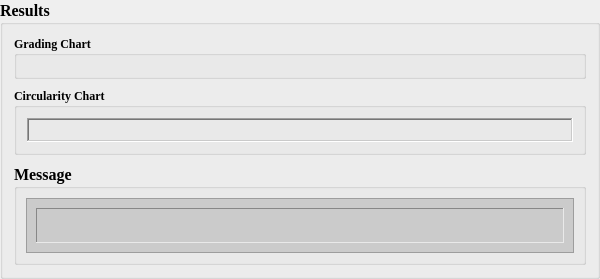
                     <widget class="QGroupBox" name="groupBox_3">
                      <property name="sizePolicy">
                       <sizepolicy hsizetype="Expanding" vsizetype="Expanding">
                        <horstretch>0</horstretch>
                        <verstretch>0</verstretch>
                       </sizepolicy>
                      </property>
                      <property name="minimumSize">
                       <size>
                        <width>600</width>
                        <height>0</height>
                       </size>
                      </property>
                      <property name="maximumSize">
                       <size>
                        <width>16777215</width>
                        <height>16777215</height>
                       </size>
                      </property>
                      <property name="font">
                       <font>
                        <family>Times New Roman</family>
                        <pointsize>12</pointsize>
                        <weight>75</weight>
                        <bold>true</bold>
                       </font>
                      </property>
                      <property name="toolTip">
                       <string>Results</string>
                      </property>
                      <property name="title">
                       <string>Results</string>
                      </property>
                      <layout class="QVBoxLayout" name="verticalLayout_4">
                       <property name="spacing">
                        <number>9</number>
                       </property>
                       <item>
                        <widget class="QGroupBox" name="groupBox_4">
                         <property name="minimumSize">
                          <size>
                           <width>0</width>
                           <height>0</height>
                          </size>
                         </property>
                         <property name="font">
                          <font>
                           <family>Times New Roman</family>
                           <pointsize>9</pointsize>
                           <weight>75</weight>
                           <bold>true</bold>
                          </font>
                         </property>
                         <property name="title">
                          <string>Grading Chart</string>
                         </property>
                         <layout class="QVBoxLayout" name="verticalLayout_15">
                          <property name="spacing">
                           <number>5</number>
                          </property>
                          <property name="leftMargin">
                           <number>10</number>
                          </property>
                          <property name="topMargin">
                           <number>10</number>
                          </property>
                          <property name="rightMargin">
                           <number>10</number>
                          </property>
                          <property name="bottomMargin">
                           <number>10</number>
                          </property>
                          <item>
                           <widget class="QFrame" name="grad_chart_fram">
                            <property name="minimumSize">
                             <size>
                              <width>0</width>
                              <height>0</height>
                             </size>
                            </property>
                            <property name="font">
                             <font>
                              <family>Times New Roman</family>
                             </font>
                            </property>
                            <property name="toolTip">
                             <string>Grading Chart</string>
                            </property>
                            <property name="locale">
                             <locale language="English" country="UnitedStates"/>
                            </property>
                            <property name="frameShape">
                             <enum>QFrame::WinPanel</enum>
                            </property>
                            <property name="frameShadow">
                             <enum>QFrame::Sunken</enum>
                            </property>
                           </widget>
                          </item>
                         </layout>
                        </widget>
                       </item>
                       <item>
                        <layout class="QHBoxLayout" name="horizontalLayout_grading_percentages"/>
                       </item>
                       <item>
                        <widget class="QGroupBox" name="groupBox_6">
                         <property name="minimumSize">
                          <size>
                           <width>0</width>
                           <height>0</height>
                          </size>
                         </property>
                         <property name="font">
                          <font>
                           <family>Times New Roman</family>
                           <pointsize>9</pointsize>
                           <weight>75</weight>
                           <bold>true</bold>
                          </font>
                         </property>
                         <property name="title">
                          <string>Circularity Chart</string>
                         </property>
                         <layout class="QHBoxLayout" name="horizontalLayout_10">
                          <property name="spacing">
                           <number>5</number>
                          </property>
                          <property name="leftMargin">
                           <number>10</number>
                          </property>
                          <property name="topMargin">
                           <number>10</number>
                          </property>
                          <property name="rightMargin">
                           <number>10</number>
                          </property>
                          <property name="bottomMargin">
                           <number>10</number>
                          </property>
                          <item>
                           <widget class="QFrame" name="circle_chart_fram">
                            <property name="minimumSize">
                             <size>
                              <width>0</width>
                              <height>0</height>
                             </size>
                            </property>
                            <property name="font">
                             <font>
                              <family>Times New Roman</family>
                             </font>
                            </property>
                            <property name="toolTip">
                             <string>Circularity Chart</string>
                            </property>
                            <property name="locale">
                             <locale language="English" country="UnitedStates"/>
                            </property>
                            <property name="frameShape">
                             <enum>QFrame::WinPanel</enum>
                            </property>
                            <property name="frameShadow">
                             <enum>QFrame::Sunken</enum>
                            </property>
                            <layout class="QVBoxLayout" name="verticalLayout_16">
                             <property name="spacing">
                              <number>10</number>
                             </property>
                             <property name="leftMargin">
                              <number>10</number>
                             </property>
                             <property name="topMargin">
                              <number>10</number>
                             </property>
                             <property name="rightMargin">
                              <number>10</number>
                             </property>
                             <property name="bottomMargin">
                              <number>10</number>
                             </property>
                            </layout>
                           </widget>
                          </item>
                         </layout>
                        </widget>
                       </item>
                       <item>
                        <layout class="QHBoxLayout" name="horizontalLayout_cicularity_percentages"/>
                       </item>
                       <item>
                        <widget class="QGroupBox" name="groupBox_8">
                         <property name="minimumSize">
                          <size>
                           <width>0</width>
                           <height>0</height>
                          </size>
                         </property>
                         <property name="font">
                          <font>
                           <family>Times New Roman</family>
                           <pointsize>12</pointsize>
                           <weight>75</weight>
                           <bold>true</bold>
                          </font>
                         </property>
                         <property name="title">
                          <string>Message</string>
                         </property>
                         <layout class="QVBoxLayout" name="verticalLayout_6">
                          <item>
                           <widget class="QFrame" name="frame_9">
                            <property name="styleSheet">
                             <string notr="true"> background: #CBCBCB;</string>
                            </property>
                            <property name="frameShape">
                             <enum>QFrame::StyledPanel</enum>
                            </property>
                            <property name="frameShadow">
                             <enum>QFrame::Raised</enum>
                            </property>
                            <layout class="QHBoxLayout" name="horizontalLayout_45">
                             <item>
                              <layout class="QVBoxLayout" name="verticalLayout_26">
                               <item>
                                <widget class="QLabel" name="msg_label">
                                 <property name="minimumSize">
                                  <size>
                                   <width>150</width>
                                   <height>35</height>
                                  </size>
                                 </property>
                                 <property name="maximumSize">
                                  <size>
                                   <width>16777215</width>
                                   <height>35</height>
                                  </size>
                                 </property>
                                 <property name="font">
                                  <font>
                                   <family>Times New Roman</family>
                                   <pointsize>12</pointsize>
                                   <weight>75</weight>
                                   <bold>true</bold>
                                  </font>
                                 </property>
                                 <property name="toolTip">
                                  <string>Message</string>
                                 </property>
                                 <property name="frameShape">
                                  <enum>QFrame::Panel</enum>
                                 </property>
                                 <property name="frameShadow">
                                  <enum>QFrame::Sunken</enum>
                                 </property>
                                 <property name="text">
                                  <string/>
                                 </property>
                                </widget>
                               </item>
                              </layout>
                             </item>
                            </layout>
                           </widget>
                          </item>
                         </layout>
                        </widget>
                       </item>
                      </layout>
                     </widget>
